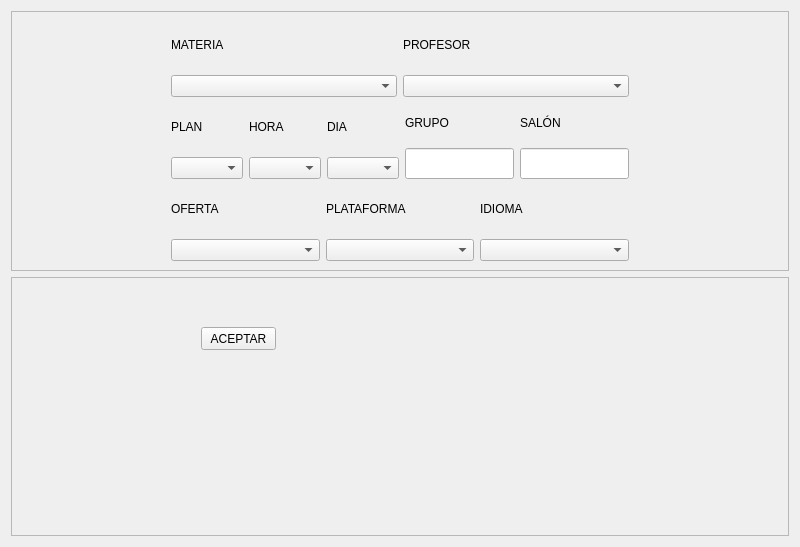
<?xml version="1.0" encoding="UTF-8"?>
<ui version="4.0">
 <class>Form</class>
 <widget class="QWidget" name="Form">
  <property name="geometry">
   <rect>
    <x>0</x>
    <y>0</y>
    <width>800</width>
    <height>547</height>
   </rect>
  </property>
  <property name="windowTitle">
   <string>Form</string>
  </property>
  <layout class="QVBoxLayout" name="verticalLayout_13">
   <item>
    <layout class="QVBoxLayout" name="verticalLayout_12">
     <item>
      <widget class="QFrame" name="frame">
       <property name="frameShape">
        <enum>QFrame::StyledPanel</enum>
       </property>
       <property name="frameShadow">
        <enum>QFrame::Raised</enum>
       </property>
       <layout class="QVBoxLayout" name="verticalLayout_14">
        <item>
         <layout class="QVBoxLayout" name="verticalLayout_11">
          <item>
           <layout class="QHBoxLayout" name="horizontalLayout">
            <item>
             <spacer name="horizontalSpacer_3">
              <property name="orientation">
               <enum>Qt::Horizontal</enum>
              </property>
              <property name="sizeType">
               <enum>QSizePolicy::Fixed</enum>
              </property>
              <property name="sizeHint" stdset="0">
               <size>
                <width>150</width>
                <height>20</height>
               </size>
              </property>
             </spacer>
            </item>
            <item>
             <layout class="QVBoxLayout" name="verticalLayout_2">
              <item>
               <widget class="QLabel" name="label_2">
                <property name="text">
                 <string>MATERIA</string>
                </property>
               </widget>
              </item>
              <item>
               <widget class="QComboBox" name="subject"/>
              </item>
             </layout>
            </item>
            <item>
             <layout class="QVBoxLayout" name="verticalLayout_3">
              <item>
               <widget class="QLabel" name="label_3">
                <property name="text">
                 <string>PROFESOR</string>
                </property>
               </widget>
              </item>
              <item>
               <widget class="QComboBox" name="professor"/>
              </item>
             </layout>
            </item>
            <item>
             <spacer name="horizontalSpacer_4">
              <property name="orientation">
               <enum>Qt::Horizontal</enum>
              </property>
              <property name="sizeType">
               <enum>QSizePolicy::Fixed</enum>
              </property>
              <property name="sizeHint" stdset="0">
               <size>
                <width>150</width>
                <height>20</height>
               </size>
              </property>
             </spacer>
            </item>
           </layout>
          </item>
          <item>
           <layout class="QHBoxLayout" name="horizontalLayout_2">
            <item>
             <spacer name="horizontalSpacer_2">
              <property name="orientation">
               <enum>Qt::Horizontal</enum>
              </property>
              <property name="sizeType">
               <enum>QSizePolicy::Fixed</enum>
              </property>
              <property name="sizeHint" stdset="0">
               <size>
                <width>150</width>
                <height>20</height>
               </size>
              </property>
             </spacer>
            </item>
            <item>
             <layout class="QVBoxLayout" name="verticalLayout">
              <item>
               <widget class="QLabel" name="label">
                <property name="text">
                 <string>PLAN</string>
                </property>
               </widget>
              </item>
              <item>
               <widget class="QComboBox" name="plan"/>
              </item>
             </layout>
            </item>
            <item>
             <layout class="QVBoxLayout" name="verticalLayout_4">
              <item>
               <widget class="QLabel" name="label_4">
                <property name="text">
                 <string>HORA</string>
                </property>
               </widget>
              </item>
              <item>
               <widget class="QComboBox" name="hour"/>
              </item>
             </layout>
            </item>
            <item>
             <layout class="QVBoxLayout" name="verticalLayout_5">
              <item>
               <widget class="QLabel" name="label_5">
                <property name="text">
                 <string>DIA</string>
                </property>
               </widget>
              </item>
              <item>
               <widget class="QComboBox" name="day"/>
              </item>
             </layout>
            </item>
            <item>
             <layout class="QVBoxLayout" name="verticalLayout_6">
              <item>
               <widget class="QLabel" name="label_6">
                <property name="text">
                 <string>GRUPO</string>
                </property>
               </widget>
              </item>
              <item>
               <widget class="QLineEdit" name="group">
                <property name="font">
                 <font>
                  <family>Century Gothic</family>
                  <pointsize>12</pointsize>
                 </font>
                </property>
               </widget>
              </item>
             </layout>
            </item>
            <item>
             <layout class="QVBoxLayout" name="verticalLayout_7">
              <item>
               <widget class="QLabel" name="label_7">
                <property name="text">
                 <string>SALÓN</string>
                </property>
               </widget>
              </item>
              <item>
               <widget class="QLineEdit" name="room">
                <property name="font">
                 <font>
                  <family>Century Gothic</family>
                  <pointsize>12</pointsize>
                 </font>
                </property>
               </widget>
              </item>
             </layout>
            </item>
            <item>
             <spacer name="horizontalSpacer">
              <property name="orientation">
               <enum>Qt::Horizontal</enum>
              </property>
              <property name="sizeType">
               <enum>QSizePolicy::Fixed</enum>
              </property>
              <property name="sizeHint" stdset="0">
               <size>
                <width>150</width>
                <height>20</height>
               </size>
              </property>
             </spacer>
            </item>
           </layout>
          </item>
          <item>
           <layout class="QHBoxLayout" name="horizontalLayout_3">
            <item>
             <spacer name="horizontalSpacer_5">
              <property name="orientation">
               <enum>Qt::Horizontal</enum>
              </property>
              <property name="sizeType">
               <enum>QSizePolicy::Fixed</enum>
              </property>
              <property name="sizeHint" stdset="0">
               <size>
                <width>150</width>
                <height>20</height>
               </size>
              </property>
             </spacer>
            </item>
            <item>
             <layout class="QVBoxLayout" name="verticalLayout_8">
              <item>
               <widget class="QLabel" name="label_8">
                <property name="text">
                 <string>OFERTA</string>
                </property>
               </widget>
              </item>
              <item>
               <widget class="QComboBox" name="offer"/>
              </item>
             </layout>
            </item>
            <item>
             <layout class="QVBoxLayout" name="verticalLayout_9">
              <item>
               <widget class="QLabel" name="label_9">
                <property name="text">
                 <string>PLATAFORMA</string>
                </property>
               </widget>
              </item>
              <item>
               <widget class="QComboBox" name="platform"/>
              </item>
             </layout>
            </item>
            <item>
             <layout class="QVBoxLayout" name="verticalLayout_10">
              <item>
               <widget class="QLabel" name="label_10">
                <property name="text">
                 <string>IDIOMA</string>
                </property>
               </widget>
              </item>
              <item>
               <widget class="QComboBox" name="modality"/>
              </item>
             </layout>
            </item>
            <item>
             <spacer name="horizontalSpacer_6">
              <property name="orientation">
               <enum>Qt::Horizontal</enum>
              </property>
              <property name="sizeType">
               <enum>QSizePolicy::Fixed</enum>
              </property>
              <property name="sizeHint" stdset="0">
               <size>
                <width>150</width>
                <height>20</height>
               </size>
              </property>
             </spacer>
            </item>
           </layout>
          </item>
         </layout>
        </item>
       </layout>
      </widget>
     </item>
     <item>
      <widget class="QFrame" name="frame_2">
       <property name="frameShape">
        <enum>QFrame::StyledPanel</enum>
       </property>
       <property name="frameShadow">
        <enum>QFrame::Raised</enum>
       </property>
       <widget class="QPushButton" name="accept">
        <property name="geometry">
         <rect>
          <x>190</x>
          <y>50</y>
          <width>75</width>
          <height>23</height>
         </rect>
        </property>
        <property name="text">
         <string>ACEPTAR</string>
        </property>
       </widget>
      </widget>
     </item>
    </layout>
   </item>
  </layout>
 </widget>
 <resources/>
 <connections/>
</ui>
